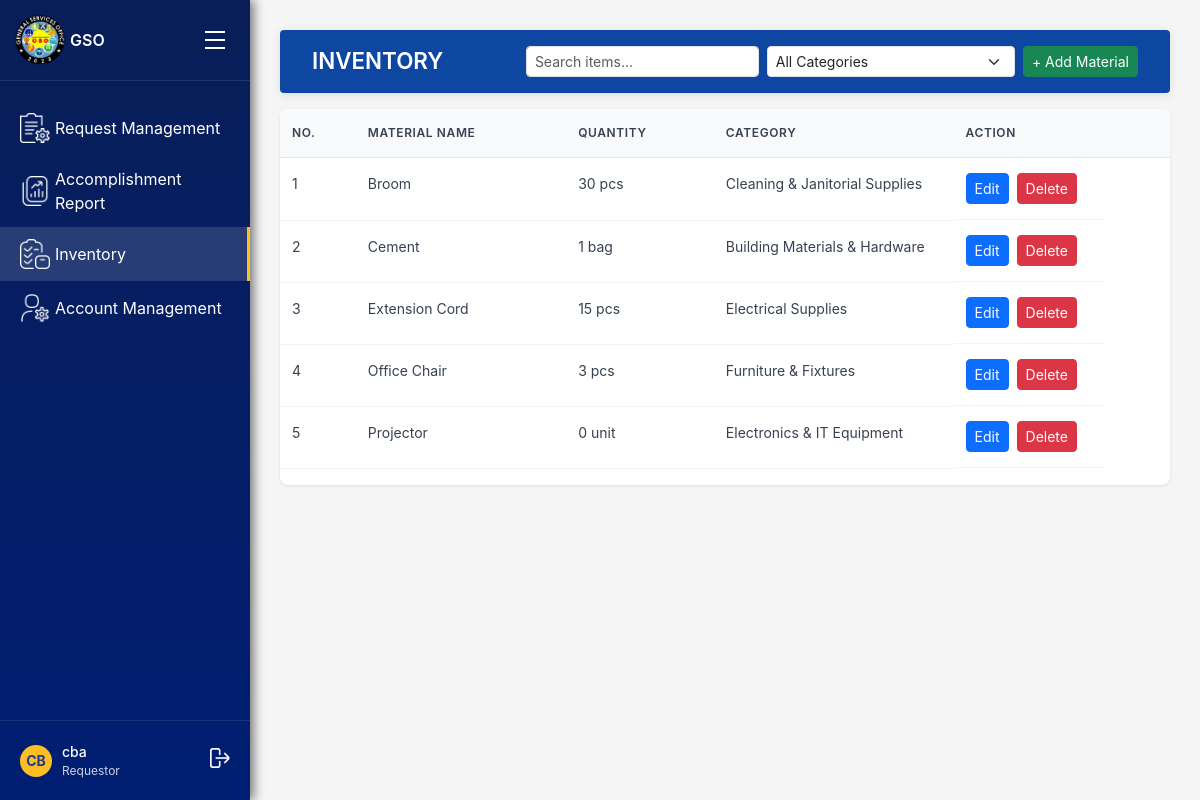
Page /inventory/gso-inventory/ (signed in) on the committed database.
### accounts/models.py (models this page shows, shortened)
class User(AbstractUser):
    ROLE_CHOICES = [
        ('gso', 'GSO Office'),       # Admin of the system
        ('unit_head', 'Unit Head'),
        ('personnel', 'Personnel'),
        ('requestor', 'Requestor'),  # Departments (Registrar, Cashier, etc.)
    ]
    UNIT_CHOICES = [
        ('repair and maintenance', 'Repair and Maintenance'),
        ('electrical', 'Electrical'),
        ('utility', 'Utility'),
        ('motorpool', 'Motorpool'),
    ]
    STATUS_CHOICES = [
        ('active', 'Active'),
        ('inactive', 'Inactive'),
    ]
    account_status = models.CharField(max_length=10, choices=STATUS_CHOICES, default='active')
    role = models.CharField(max_length=20, choices=ROLE_CHOICES)
    unit = models.CharField(max_length=50, choices=UNIT_CHOICES, blank=True, null=True)
    department = models.CharField(max_length=255, blank=True, null=True)

### inventory/models.py (models this page shows, shortened)
class InventoryItem(models.Model):
    name = models.CharField(max_length=255)
    description = models.TextField(blank=True, null=True)
    quantity = models.PositiveIntegerField(default=0)
    unit = models.CharField(
        max_length=50,
        default="pcs",
        help_text="Unit of measurement (e.g., pcs, liters, meters, box, set)"
    )
    category = models.CharField(
        max_length=100,
        blank=True,
        null=True,
        help_text="Category (e.g., Electrical, Furniture, Tools, Cleaning)"
    )
    owned_by = models.CharField(
        max_length=50,
        choices=[
            ("GSO", "GSO"),
            ("Unit Head", "Unit Head"),
            ("Personnel", "Personnel"),
        ],
        default="GSO"
    )
    created_at = models.DateTimeField(auto_now_add=True)
    updated_at = models.DateTimeField(auto_now=True)
    is_active = models.BooleanField(default=True)

### inventory/views.py (the view)
# urls.py: path('gso-inventory/', views.gso_inventory, name='gso_inventory'),
@login_required
def gso_inventory(request):
    category = request.GET.get("category")
    query = request.GET.get("q")
    items = InventoryItem.objects.all()
    if category:
        items = items.filter(category=category)
    if query:
        items = items.filter(
            Q(name__icontains=query) |
            Q(category__icontains=query) |
            Q(description__icontains=query)
        )
    items = items.order_by("name")
    categories = InventoryItem.objects.values_list("category", flat=True).distinct()
    forms_per_item = {item.id: InventoryItemForm(instance=item) for item in items}
    return render(request, "gso_office/inventory/gso_inventory.html", {
        "inventory_items": items,
        "categories": categories,
        "selected_category": category,
        "search_query": query,
        "form": InventoryItemForm(),          # for Add Material modal
        "forms_per_item": forms_per_item,     # for Edit modals
    })

### templates/gso_office/inventory/gso_inventory.html (shortened to what this page needs)
{% extends "gso_office/gso_base_dashboard.html" %}
{% load widget_tweaks %}
{% block main_content %}
<div class="header d-flex align-items-center justify-content-between">
    <h1 class="page-title">INVENTORY</h1>
    <div class="d-flex gap-2">
        <form method="get" class="d-flex gap-2">
            <input
                type="text"
                name="q"
                class="form-control form-control-sm"
                placeholder="Search items..."
                value="{{ search_query|default:'' }}"
                autocomplete="off"
            >
            <select name="category" class="form-select form-select-sm" onchange="this.form.submit()">
                <option value="">All Categories</option>
            </select>
        </form>
        <button class="btn btn-sm btn-success" data-bs-toggle="modal" data-bs-target="#addMaterialModal">
            + Add Material
        </button>
    </div>
</div>
<div class="table-container mt-3">
    <table class="table">
        <thead>
            <tr>
                <th>NO.</th>
                <th>MATERIAL NAME</th>
                <th>QUANTITY</th>
                <th>CATEGORY</th>
                <th>ACTION</th>
            </tr>
        </thead>
        <tbody>
            {% for item in inventory_items %}
            <tr>
                <td>{{ forloop.counter }}</td>
                <td>{{ item.name }}</td>
                <td>{{ item.quantity }} {{ item.unit }}</td>
                <td>{{ item.category|default:"—" }}</td>
                <td class="d-flex gap-2">
                    <button
                        class="btn btn-sm btn-primary"
                        data-bs-toggle="modal"
                        data-bs-target="#editMaterialModal{{ item.id }}">
                        Edit
                    </button>
                    <button
                        class="btn btn-sm btn-danger"
                        data-bs-toggle="modal"
                        data-bs-target="#deleteMaterialModal{{ item.id }}">
                        Delete
                    </button>
                </td>
            </tr>
            {% empty %}
            <tr>
                <td colspan="5" class="text-center">No materials found.</td>
            </tr>
            {% endfor %}
        </tbody>
    </table>
</div>
{% endblock %}

### templates/gso_office/gso_base_dashboard.html (shortened to what this page needs)
{% load static %}
<!DOCTYPE html>
<html lang="en">
<head>
  <link href="https://cdn.jsdelivr.net/npm/bootstrap@5.3.3/dist/css/bootstrap.min.css" rel="stylesheet">
  <link rel="stylesheet" href="{% static 'css/gso_dashboard.css' %}" />
</head>
<body>
    <div class="sidebar" id="sidebar">
        <div class="logo-section">
            <div class="logo">
                <img src="{% static 'images/gso_logo.png' %}" alt="General Services Office Logo">
            </div>
            <span style="font-weight: 600;">GSO</span>
            <div class="hamburger" id="sidebarToggle">
                <div class="bar"></div>
                <div class="bar"></div>
                <div class="bar"></div>
            </div>
        </div>
    {% url 'request_management' as request_management_url %}
    {% url 'accomplishment_report' as accomplishment_report_url %}
    {% url 'gso_inventory' as gso_inventory_url %}
    {% url 'account_management' as account_management_url %}
    <div class="nav-menu">
        <a href="{{ request_management_url }}" class="nav-link">
            <div class="nav-item {% if request.path == request_management_url or request.path == '/requests/gso/' %}active{% endif %}">
                <div class="nav-icon">
                    <img src="{% static 'images/gso_office/request_icon.png' %}" alt="Request Management">
                </div>
                <span>Request Management</span>
            </div>
        </a>
        <a href="{{ accomplishment_report_url }}" class="nav-link">
            <div class="nav-item {% if request.path == accomplishment_report_url %}active{% endif %}">
                <div class="nav-icon">
                    <img src="{% static 'images/gso_office/report_icon.png' %}" alt="Accomplishment Report">
                </div>
                <span>Accomplishment Report</span>
            </div>
        </a>
        <a href="{{ gso_inventory_url }}" class="nav-link">
            <div class="nav-item {% if request.path == gso_inventory_url %}active{% endif %}">
                <div class="nav-icon">
                    <img src="{% static 'images/unit_head/inventory_icon.png' %}" alt="Inventory">
                </div>
                <span>Inventory</span>
            </div>
        </a>
        <a href="{{ account_management_url }}" class="nav-link">
            <div class="nav-item {% if request.path == account_management_url %}active{% endif %}">
                <div class="nav-icon">
                    <img src="{% static 'images/gso_office/account_icon.png' %}" alt="Account Management">
                </div>
                <span>Account Management</span>
            </div>
        </a>
    </div>
    <div class="user-section">
        <div class="user-avatar">
            {{ user.first_name|default:user.username|slice:":2"|upper }}
        </div>
        <div class="user-info">
            <div class="user-name">{{ user.get_full_name|default:user.username }}</div>
            <div class="user-role">{{ user.get_role_display }}</div>
        </div>
        <div class="logout-icon" style="margin-left: auto; cursor: pointer;">
            <form method="post" action="{% url 'logout' %}" style="display: inline;">
                <button type="submit" style="background: none; border: none; color: inherit; cursor: pointer;">
                    <img src="{% static 'images/logout.png' %}" alt="Logout">
                </button>
            </form>
        </div>
    </div>
</div>
<div class="main-content">
    {% block main_content %}{% endblock %}
</div>
</body>
</html>

### static/css/gso_dashboard.css (style rules this page uses)
* { margin: 0; padding: 0; box-sizing: border-box; }
body { font-family: -apple-system, BlinkMacSystemFont, 'Segoe UI', Roboto, sans-serif; background-color: #f5f5f5; display: flex; min-height: 100vh; }
.sidebar { width: 250px; background: linear-gradient(180deg, #091e58 0%, #001e72 100%); color: white; display: flex; flex-direction: column; position: fixed; height: 100vh; left: 0; top: 0; box-shadow: 4px 0 10px rgba(0, 0, 0, 0.5); transition: width 0.3s ease, transform 0.3s ease; }
.logo-section { padding: 20px; display: flex; align-items: center; gap: 10px; border-bottom: 1px solid rgba(255, 255, 255, 0.1); }
.logo { width: 40px; height: 40px; background: #fbbf24; border-radius: 50%; display: flex; align-items: center; justify-content: center; font-weight: bold; color: #1e3a8a; }
.nav-menu { flex: 1; padding: 20px 0; }
.nav-item { display: flex; align-items: center; padding: 12px 20px; cursor: pointer; transition: background-color 0.2s; gap: 5px; }
.nav-item.active { background-color: rgba(233, 233, 233, 0.15); border-right: 3px solid #fbbf24; }
.nav-icon img { width: 30px; height: auto; object-fit: contain; display: block; }
.nav-link { text-decoration: none; color: inherit; display: block; }
.user-section { padding: 20px; border-top: 1px solid rgba(255, 255, 255, 0.1); display: flex; align-items: center; gap: 10px; }
.user-avatar { width: 32px; height: 32px; background: #fbbf24; border-radius: 50%; display: flex; align-items: center; justify-content: center; font-weight: bold; color: #1e3a8a; font-size: 14px; }
.user-info { flex: 1; }
.user-name { font-size: 14px; font-weight: 500; }
.user-role { font-size: 12px; opacity: 0.8; }
.logout-icon img { width: 20px; height: auto; object-fit: contain; display: block; }
.main-content { flex: 1; margin-left: 250px; padding: 30px; transition: margin-left 0.3s ease; }
.header { position: sticky; top: 0; left: 0; right: 0; z-index: 1; background: #0d47a1; color: #fff; padding: 1rem 2rem; margin-bottom: 0.8rem; border-radius: 4px; box-shadow: 0 2px 10px rgba(0,0,0,0.1); display: flex; justify-content: space-between; align-items: center; }
.page-title { font-size: 1.4rem; font-weight: 600; margin: 0; color: #fff; }
.header input.form-control-sm, .header select.form-select-sm { min-width: 160px; }
.table-container { background: white; border-radius: 8px; box-shadow: 0 1px 3px rgba(0, 0, 0, 0.1); overflow: hidden; }
.table { width: 100%; border-collapse: collapse; }
.table td { max-width: 150px; white-space: nowrap; overflow: hidden; text-overflow: ellipsis; }
.table th { background-color: #f8fafc; padding: 15px 12px; text-align: left; font-weight: 600; font-size: 12px; color: #374151; text-transform: uppercase; letter-spacing: 0.05em; border-bottom: 1px solid #e5e7eb; }
.table td { padding: 15px 12px; border-bottom: 1px solid #f3f4f6; font-size: 14px; color: #374151; }
.logo img { width: 50px; height: auto; }
.hamburger { margin-left: auto; cursor: pointer; padding: 5px; display: flex; flex-direction: column; cursor: pointer; padding: 5px; }
.hamburger .bar { width: 20px; height: 2px; background-color: white; margin: 3px 0; }

### rows in the picture
User: first_name "CB", get_full_name "cba", role "Requestor"
InventoryItem: name "Broom", quantity "30", unit "pcs", category "Cleaning & Janitorial Supplies"
InventoryItem: name "Cement", quantity "1", unit "bag", category "Building Materials & Hardware"
InventoryItem: name "Extension Cord", quantity "15", unit "pcs", category "Electrical Supplies"
InventoryItem: name "Office Chair", quantity "3", unit "pcs", category "Furniture & Fixtures"
InventoryItem: name "Projector", quantity "0", unit "unit", category "Electronics & IT Equipment"
